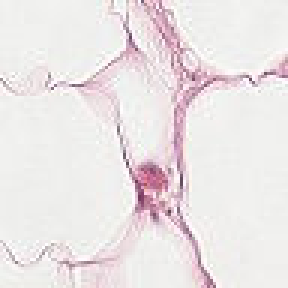
#> input picture datasets/cancer_train_dataset/00030ae10b490d6f1b114bd7ea7a222889e61baa.tif, 96 x 96 px (shown 3 times larger); its folder holds 4 pictures in this run
$ jupyter execute data-viz.ipynb
#> lines starting #> are read from the running program, lines starting #| are printed output that depends on the picture
[cell 1]
import os
import shutil
import opendatasets as od
import pandas as pd
import numpy as np
from PIL import Image

from sklearn.metrics import confusion_matrix
from sklearn.model_selection import train_test_split
import matplotlib.pyplot as plt

[cell 2]
cancer_labels = pd.read_csv('datasets/selected_image_labels.csv')
#> (reads datasets/selected_image_labels.csv from the repository)
cancer_labels = cancer_labels[['id', 'label']]
cancer_labels.head()

[cell 3]
cancer_labels.shape

[cell 4]
train_image = os.listdir("datasets/cancer_train_dataset/")

[cell 5]
fig = plt.figure(figsize=(25, 6))
for idx, img in enumerate(np.random.choice(train_image, 20)):
    ax = fig.add_subplot(2, 20//2, idx+1, xticks=[], yticks=[])
    im = Image.open("./datasets/cancer_train_dataset/" + img)
#> im is the input picture: PIL image 96x96 RGB; mean R, G, B 235.6, 229.2, 230.1
    plt.imshow(im)
    lab = cancer_labels.loc[cancer_labels['id'] == img.split('.')[0], 'label'].values[0]
    ax.set_title(f'Label: {lab}')
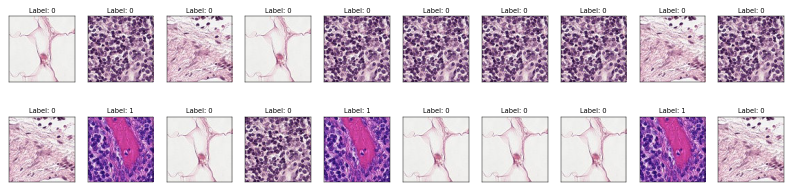
#> figure drawn by matplotlib, 20 panels
